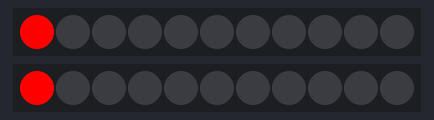
Bench run of a sketch on a simulated ATtiny85, built with avr-gcc and run on an emulated ATtiny85. Shown: 2 × 11 RGB LEDs in strip order, left to right.

Above: at 0.01 s.
At 5.09 s:
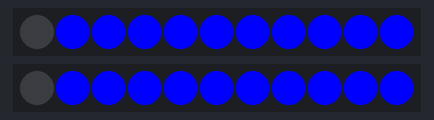
At 9.97 s:
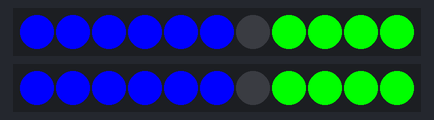
At 19.93 s:
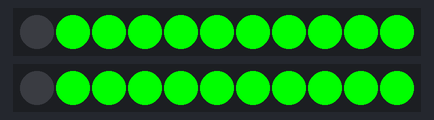
At 29.48 s:
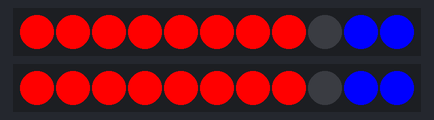
At 39.96 s:
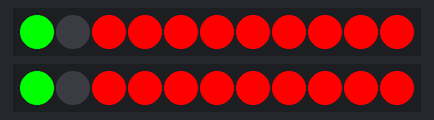

The sketch:

Ugly_Sweater_Project.ino
```cpp
#include <Adafruit_DotStar.h>
#include <SPI.h>         // COMMENT OUT THIS LINE FOR GEMMA OR TRINKET
//#include <avr/power.h> // ENABLE THIS LINE FOR GEMMA OR TRINKET

#define NUMPIXELS 11 // Number of LEDs in strip

// Here's how to control the LEDs from any two pins:
#define DATAPIN    4
#define CLOCKPIN   5

#define DATAPIN2    8
#define CLOCKPIN2   9

Adafruit_DotStar strip = Adafruit_DotStar(
  NUMPIXELS, DATAPIN, CLOCKPIN, DOTSTAR_BRG);

  Adafruit_DotStar strip2 = Adafruit_DotStar(
  NUMPIXELS, DATAPIN2, CLOCKPIN2, DOTSTAR_BRG);
// The last parameter is optional -- this is the color data order of the
// DotStar strip, which has changed over time in different production runs.
// Your code just uses R,G,B colors, the library then reassigns as needed.
// Default is DOTSTAR_BRG, so change this if you have an earlier strip.

// Hardware SPI is a little faster, but must be wired to specific pins
// (Arduino Uno = pin 11 for data, 13 for clock, other boards are different).
//Adafruit_DotStar strip = Adafruit_DotStar(NUMPIXELS, DOTSTAR_BRG);

void setup() {

#if defined(__AVR_ATtiny85__) && (F_CPU == 16000000L)
  clock_prescale_set(clock_div_1); // Enable 16 MHz on Trinket
#endif

  strip.begin(); // Initialize pins for output
  strip.show();  // Turn all LEDs off ASAP

  strip2.begin();
  strip2.show();
}

// Runs 10 LEDs at a time along strip, cycling through red, green and blue.
// This requires about 200 mA for all the 'on' pixels + 1 mA per 'off' pixel.

int      head  = 0, tail = -10; // Index of first 'on' and 'off' pixels
uint32_t color = 0xFF0000;      // 'On' color (starts red)

void loop() {

  strip.setPixelColor(head, color); // 'On' pixel at head
  strip.setPixelColor(tail, 0);     // 'Off' pixel at tail
  strip.show();                     // Refresh strip

    strip2.setPixelColor(head, color); // 'On' pixel at head
  strip2.setPixelColor(tail, 0);     // 'Off' pixel at tail
  strip2.show();                     // Refresh strip
  delay(50);                        // Pause 20 milliseconds (~50 FPS)


  if(++head >= NUMPIXELS) {         // Increment head index.  Off end of strip?
    head = 0;                       //  Yes, reset head index to start
    if((color >>= 8) == 0)          //  Next color (R->G->B) ... past blue now?
      color = 0xFF0000;             //   Yes, reset to red
  }
  if(++tail >= NUMPIXELS) tail = 0; // Increment, reset tail index
}
```
